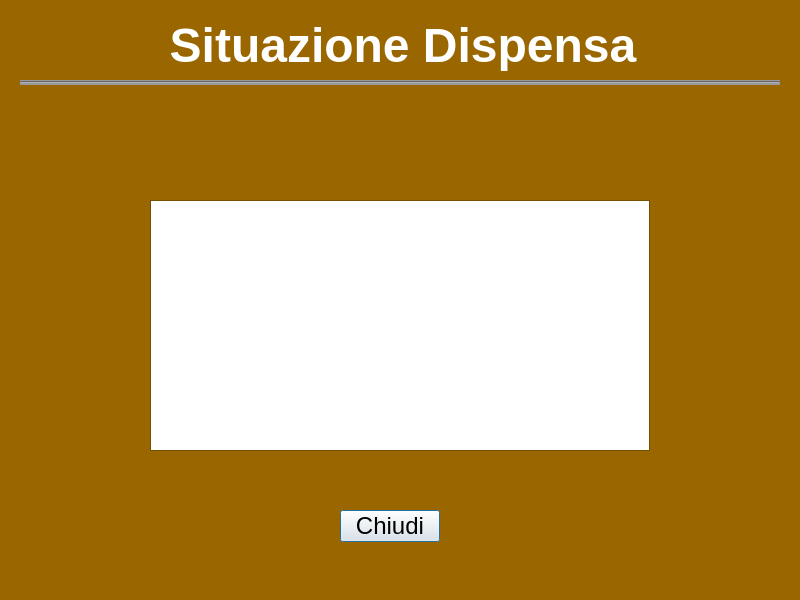
<?xml version="1.0" encoding="UTF-8"?>
<ui version="4.0">
 <class>SituazDisp</class>
 <widget class="QDialog" name="SituazDisp">
  <property name="geometry">
   <rect>
    <x>0</x>
    <y>0</y>
    <width>800</width>
    <height>600</height>
   </rect>
  </property>
  <property name="palette">
   <palette>
    <active>
     <colorrole role="Window">
      <brush brushstyle="SolidPattern">
       <color alpha="255">
        <red>153</red>
        <green>102</green>
        <blue>0</blue>
       </color>
      </brush>
     </colorrole>
    </active>
    <inactive>
     <colorrole role="Window">
      <brush brushstyle="SolidPattern">
       <color alpha="255">
        <red>153</red>
        <green>102</green>
        <blue>0</blue>
       </color>
      </brush>
     </colorrole>
    </inactive>
    <disabled>
     <colorrole role="Base">
      <brush brushstyle="SolidPattern">
       <color alpha="255">
        <red>153</red>
        <green>102</green>
        <blue>0</blue>
       </color>
      </brush>
     </colorrole>
     <colorrole role="Window">
      <brush brushstyle="SolidPattern">
       <color alpha="255">
        <red>153</red>
        <green>102</green>
        <blue>0</blue>
       </color>
      </brush>
     </colorrole>
    </disabled>
   </palette>
  </property>
  <property name="font">
   <font>
    <family>Lucida Grande</family>
    <pointsize>18</pointsize>
   </font>
  </property>
  <property name="windowTitle">
   <string>Situazione</string>
  </property>
  <widget class="QLabel" name="label">
   <property name="geometry">
    <rect>
     <x>23</x>
     <y>20</y>
     <width>760</width>
     <height>51</height>
    </rect>
   </property>
   <property name="palette">
    <palette>
     <active>
      <colorrole role="WindowText">
       <brush brushstyle="SolidPattern">
        <color alpha="255">
         <red>51</red>
         <green>51</green>
         <blue>204</blue>
        </color>
       </brush>
      </colorrole>
      <colorrole role="Text">
       <brush brushstyle="SolidPattern">
        <color alpha="255">
         <red>0</red>
         <green>0</green>
         <blue>0</blue>
        </color>
       </brush>
      </colorrole>
     </active>
     <inactive>
      <colorrole role="WindowText">
       <brush brushstyle="SolidPattern">
        <color alpha="255">
         <red>255</red>
         <green>255</green>
         <blue>255</blue>
        </color>
       </brush>
      </colorrole>
      <colorrole role="Text">
       <brush brushstyle="SolidPattern">
        <color alpha="255">
         <red>255</red>
         <green>255</green>
         <blue>255</blue>
        </color>
       </brush>
      </colorrole>
     </inactive>
     <disabled>
      <colorrole role="WindowText">
       <brush brushstyle="SolidPattern">
        <color alpha="63">
         <red>0</red>
         <green>0</green>
         <blue>0</blue>
        </color>
       </brush>
      </colorrole>
      <colorrole role="Text">
       <brush brushstyle="SolidPattern">
        <color alpha="63">
         <red>0</red>
         <green>0</green>
         <blue>0</blue>
        </color>
       </brush>
      </colorrole>
     </disabled>
    </palette>
   </property>
   <property name="font">
    <font>
     <family>Lucida Grande</family>
     <pointsize>36</pointsize>
     <bold>true</bold>
    </font>
   </property>
   <property name="text">
    <string>Situazione Dispensa</string>
   </property>
   <property name="alignment">
    <set>Qt::AlignmentFlag::AlignCenter</set>
   </property>
  </widget>
  <widget class="Line" name="line">
   <property name="geometry">
    <rect>
     <x>20</x>
     <y>80</y>
     <width>760</width>
     <height>5</height>
    </rect>
   </property>
   <property name="palette">
    <palette>
     <active>
      <colorrole role="Button">
       <brush brushstyle="SolidPattern">
        <color alpha="255">
         <red>153</red>
         <green>153</green>
         <blue>153</blue>
        </color>
       </brush>
      </colorrole>
      <colorrole role="Base">
       <brush brushstyle="SolidPattern">
        <color alpha="255">
         <red>153</red>
         <green>153</green>
         <blue>153</blue>
        </color>
       </brush>
      </colorrole>
      <colorrole role="Window">
       <brush brushstyle="SolidPattern">
        <color alpha="255">
         <red>153</red>
         <green>153</green>
         <blue>153</blue>
        </color>
       </brush>
      </colorrole>
     </active>
     <inactive>
      <colorrole role="Button">
       <brush brushstyle="SolidPattern">
        <color alpha="255">
         <red>153</red>
         <green>153</green>
         <blue>153</blue>
        </color>
       </brush>
      </colorrole>
      <colorrole role="Base">
       <brush brushstyle="SolidPattern">
        <color alpha="255">
         <red>153</red>
         <green>153</green>
         <blue>153</blue>
        </color>
       </brush>
      </colorrole>
      <colorrole role="Window">
       <brush brushstyle="SolidPattern">
        <color alpha="255">
         <red>153</red>
         <green>153</green>
         <blue>153</blue>
        </color>
       </brush>
      </colorrole>
     </inactive>
     <disabled>
      <colorrole role="Button">
       <brush brushstyle="SolidPattern">
        <color alpha="255">
         <red>153</red>
         <green>153</green>
         <blue>153</blue>
        </color>
       </brush>
      </colorrole>
      <colorrole role="Base">
       <brush brushstyle="SolidPattern">
        <color alpha="255">
         <red>153</red>
         <green>153</green>
         <blue>153</blue>
        </color>
       </brush>
      </colorrole>
      <colorrole role="Window">
       <brush brushstyle="SolidPattern">
        <color alpha="255">
         <red>153</red>
         <green>153</green>
         <blue>153</blue>
        </color>
       </brush>
      </colorrole>
     </disabled>
    </palette>
   </property>
   <property name="styleSheet">
    <string notr="true">background-color: rgb(153, 153, 153);</string>
   </property>
   <property name="orientation">
    <enum>Qt::Orientation::Horizontal</enum>
   </property>
  </widget>
  <widget class="QLabel" name="label_2">
   <property name="geometry">
    <rect>
     <x>280</x>
     <y>100</y>
     <width>261</width>
     <height>21</height>
    </rect>
   </property>
   <property name="text">
    <string/>
   </property>
   <property name="alignment">
    <set>Qt::AlignmentFlag::AlignCenter</set>
   </property>
  </widget>
  <widget class="QTableView" name="tableView">
   <property name="geometry">
    <rect>
     <x>150</x>
     <y>200</y>
     <width>500</width>
     <height>251</height>
    </rect>
   </property>
   <attribute name="horizontalHeaderMinimumSectionSize">
    <number>40</number>
   </attribute>
  </widget>
  <widget class="QPushButton" name="pushButton_4">
   <property name="geometry">
    <rect>
     <x>340</x>
     <y>510</y>
     <width>100</width>
     <height>32</height>
    </rect>
   </property>
   <property name="text">
    <string>Chiudi</string>
   </property>
  </widget>
 </widget>
 <resources/>
 <connections/>
</ui>
